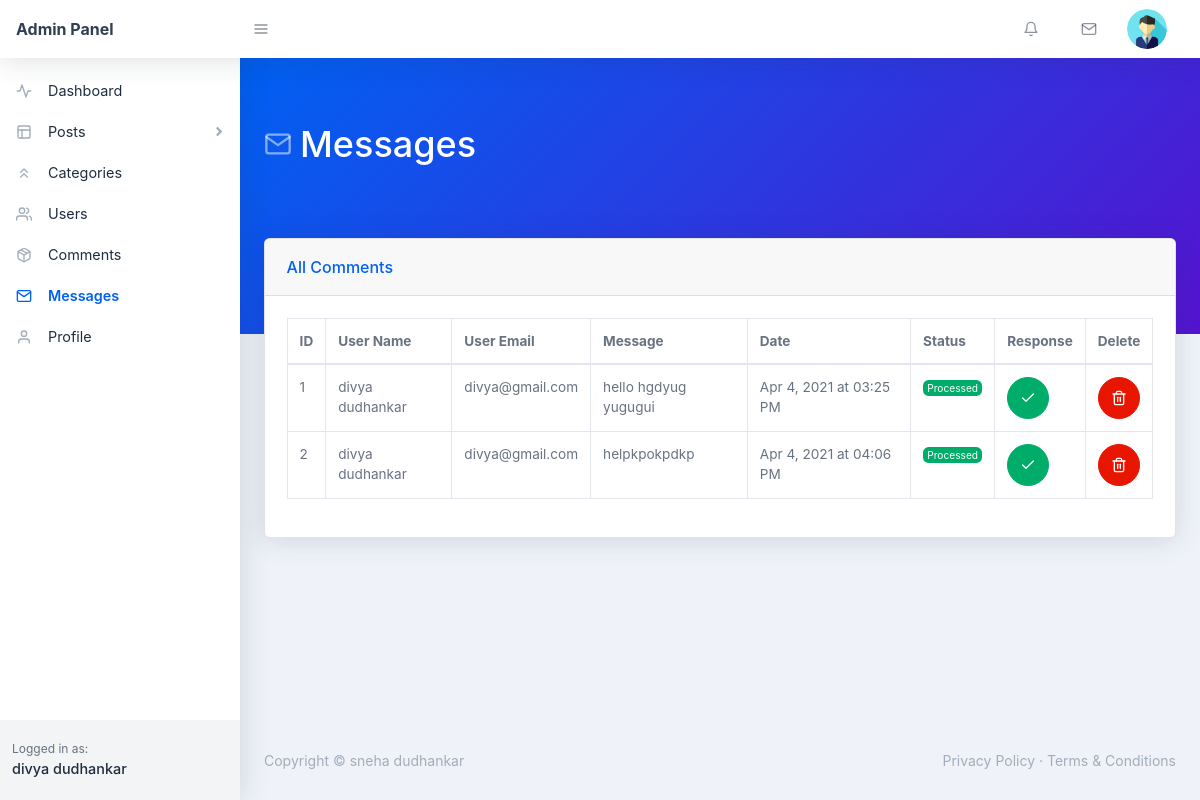
Page /backend/messages.php (signed in) on the committed database.
### tables this page shows
CREATE TABLE `users` (
  `user_id` int(11) NOT NULL,
  `user_name` varchar(255) NOT NULL,
  `user_nickname` varchar(255) NOT NULL,
  `user_email` varchar(255) NOT NULL,
  `user_password` varchar(255) NOT NULL,
  `user_photo` text NOT NULL,
  `registered_on` varchar(255) NOT NULL,
  `user_role` varchar(255) NOT NULL DEFAULT 'Subscriber'
);

CREATE TABLE `messages` (
  `ms_id` int(11) NOT NULL,
  `reply` varchar(255) NOT NULL,
  `ms_username` varchar(255) NOT NULL,
  `ms_useremail` varchar(255) NOT NULL,
  `ms_detail` text NOT NULL,
  `ms_date` varchar(255) NOT NULL,
  `ms_status` varchar(255) NOT NULL DEFAULT 'pending',
  `ms_state` int(11) NOT NULL DEFAULT 0
);

### backend/messages.php (the view, shortened to what this page needs)
<?php require_once('./includes/header.php'); ?>
    <body class="nav-fixed">
        <?php require_once('./includes/top-navbar.php'); ?>
        <div id="layoutSidenav">
            <div id="layoutSidenav_nav">
                <?php
                    $curr_page = basename(__FILE__);
                    require_once("./includes/left-sidebar.php");
                ?>
            </div>
            <div id="layoutSidenav_content">
                <main>
                    <div class="page-header pb-10 page-header-dark bg-gradient-primary-to-secondary">
                        <div class="container-fluid">
                            <div class="page-header-content">
                                <h1 class="page-header-title">
                                    <div class="page-header-icon"><i data-feather="mail"></i></div>
                                    <span>Messages</span>
                                </h1>
                            </div>
                        </div>
                    </div>
                    <div class="container-fluid mt-n10">
                        <div class="card mb-4">
                            <div class="card-header">All Comments</div>
                            <div class="card-body">
                                <div class="datatable table-responsive">
                                    <table class="table table-bordered table-hover" id="dataTable" width="100%" cellspacing="0">
                                        <thead>
                                            <tr>
                                                <th>ID</th>
                                                <th>User Name</th>
                                                <th>User Email</th>
                                                <th>Message</th>
                                                <th>Date</th>
                                                <th>Status</th>
                                                <th>Response</th>
                                                <th>Delete</th>
                                            </tr>
                                        </thead>
                                        <tbody>
                                            <?php
                                                $sql = "SELECT * FROM messages";
                                                $stmt = $pdo->prepare($sql);
                                                $stmt->execute();
                                                while($ms = $stmt->fetch(PDO::FETCH_ASSOC)) {
                                                    $ms_id = $ms['ms_id'];
                                                    $ms_username = $ms['ms_username'];
                                                    $ms_useremail = $ms['ms_useremail'];
                                                    $ms_detail = substr($ms['ms_detail'], 0, 20);
                                                    $ms_status = $ms['ms_status'];
                                                    $ms_date = $ms['ms_date'];
                                                    $ms_state = $ms['ms_state']; ?>
                                                        <tr>
                                                            <td><?php echo $ms_id; ?></td>
                                                            <td>
                                                                <?php echo $ms_username; ?>
                                                            </td>
                                                            <td>
                                                                <?php echo $ms_useremail; ?>
                                                            </td>
                                                            <td><?php echo $ms_detail; ?></td>
                                                            <td><?php echo $ms_date; ?></td>
                                                            <td>
                                                                <div class="badge badge-<?php echo $ms_status=="pending"?"warning":"success"; ?>">
                                                                    <?php echo $ms_status; ?>
                                                                </div>
                                                            </td>
                                                            <td>
                                                                <?php
                                                                    if($ms_state == 0) { ?>
                                                                        <form action="reply.php" method="POST">
                                                                            <input type="hidden" name="id" value="<?php echo $ms_id; ?>" >
                                                                            <button name="response" type="submit" class="btn btn-success btn-icon"><i data-feather="mail"></i></button>
                                                                        </form>
                                                                   <?php } else { ?>
                                                                        <button title="Already responded!" class="btn btn-success btn-icon"><i data-feather="check"></i></button>
                                                                   <?php }
                                                                ?>
                                                            </td>
                                                            <td>
                                                                <form action="messages.php" method="POST">
                                                                    <button name="delete" type="submit" class="btn btn-red btn-icon"><i data-feather="trash-2"></i></button>
                                                                </form>
                                                            </td>
                                                        </tr>
                                                <?php }
                                            ?>
                                        </tbody>
                                    </table>
                                </div>
                            </div>
                        </div>
                    </div>
                </main>
<?php require_once('./includes/footer.php'); ?>

### backend/includes/top-navbar.php (shortened to what this page needs)
<nav class="topnav navbar navbar-expand shadow navbar-light bg-white" id="sidenavAccordion">
    <a class="navbar-brand d-none d-sm-block" href="index.php">Admin Panel</a><button class="btn btn-icon btn-transparent-dark order-1 order-lg-0 mr-lg-2" id="sidebarToggle" href="#"><i data-feather="menu"></i></button>
    <ul class="navbar-nav align-items-center ml-auto">
        <li class="nav-item dropdown no-caret mr-3 dropdown-notifications">
            <a class="btn btn-icon btn-transparent-dark dropdown-toggle" id="navbarDropdownAlerts" href="comments.php" role="button" data-toggle="dropdown" aria-haspopup="true" aria-expanded="false">
                <i data-feather="bell"></i>
            </a>
        </li>
        <li class="nav-item dropdown no-caret mr-3 dropdown-notifications">
            <a class="btn btn-icon btn-transparent-dark dropdown-toggle" id="navbarDropdownMessages" href="#" role="button" data-toggle="dropdown" aria-haspopup="true" aria-expanded="false">
                <i data-feather="mail"></i>
            </a>
        </li>
        <?php
            if(isset($_COOKIE['_uid_'])) {
                $user_id = base64_decode($_COOKIE['_uid_']);
            } else if(isset($_SESSION['user_id'])) {
                $user_id = $_SESSION['user_id'];
            } else {
                $user_id = -1;
            }
            $sql = "SELECT * FROM users WHERE user_id = :id";
            $stmt = $pdo->prepare($sql);
            $stmt->execute([
                ':id' => $user_id
            ]);
            $user = $stmt->fetch(PDO::FETCH_ASSOC);
            $user_photo = $user['user_photo'];
        ?>
        <li class="nav-item dropdown no-caret mr-3 dropdown-user">
            <a class="btn btn-icon btn-transparent-dark dropdown-toggle" id="navbarDropdownUserImage" href="javascript:void(0);" role="button" data-toggle="dropdown" aria-haspopup="true" aria-expanded="false"><img class="img-fluid" src="./assets/img/<?php echo $user_photo; ?>"/></a>
        </li>
    </ul>
</nav>

### backend/includes/left-sidebar.php (shortened to what this page needs)
<nav class="sidenav shadow-right sidenav-light">
    <div class="sidenav-menu">
        <div class="nav accordion" id="accordionSidenav">
            <?php
                if($curr_page == 'index.php') { ?>
                    <a class="nav-link collapsed pt-4 active" href="index.php">
                        <div class="nav-link-icon"><i data-feather="activity"></i></div>
                        Dashboard
                    </a>
                <?php } else { ?>
                    <a class="nav-link collapsed pt-4" href="index.php">
                        <div class="nav-link-icon"><i data-feather="activity"></i></div>
                        Dashboard
                    </a>
                <?php }
            ?>
            <?php
                if($curr_page == "all-posts.php" || $curr_page == 'new-page.php') { ?>
                    <a class="nav-link" href="javascript:void(0);" data-toggle="collapse" data-target="#collapseLayouts" aria-expanded="true" aria-controls="collapseLayouts"><div class="nav-link-icon"><i data-feather="layout"></i></div>
                        Posts
                        <div class="sidenav-collapse-arrow"><i class="fas fa-angle-down"></i></div>
                    </a>
                    <div class="collapse show" id="collapseLayouts" data-parent="#accordionSidenav">
                        <nav class="sidenav-menu-nested nav accordion" id="accordionSidenavLayout">
                            <a class="nav-link" href="all-post.php">All Posts</a>
                            <a class="nav-link" href="add-new.php">Add New Post</a>
                        </nav>
                    </div>
               <?php } else { ?>
                    <a class="nav-link collapsed" href="javascript:void(0);" data-toggle="collapse" data-target="#collapseLayouts" aria-expanded="false" aria-controls="collapseLayouts"><div class="nav-link-icon"><i data-feather="layout"></i></div>
                        Posts
                        <div class="sidenav-collapse-arrow"><i class="fas fa-angle-down"></i></div>
                    </a>
               <?php }
            ?>
            <?php
                if($curr_page == 'new-category.php' || $curr_page == 'categories.php' || $curr_page == 'edit-category.php') { ?>
                    <a class="nav-link active" href="categories.php" ><div class="nav-link-icon"><i data-feather="chevrons-up"></i></div>
                        Categories
                    </a>
               <?php } else { ?>
                    <a class="nav-link" href="categories.php" ><div class="nav-link-icon"><i data-feather="chevrons-up"></i></div>
                        Categories
                    </a>
               <?php }
            ?>
            <?php
                if($curr_page == 'user-update.php' || $curr_page == 'new-user.php' || $curr_page == 'users.php') { ?>
                    <a class="nav-link active" href="users.php" ><div class="nav-link-icon"><i data-feather="users"></i></div>
                        Users
                    </a>
                <?php } else { ?>
                    <a class="nav-link" href="users.php" ><div class="nav-link-icon"><i data-feather="users"></i></div>
                        Users
                    </a>
                <?php }
            ?>
            <a class="nav-link" href="comments.php" ><div class="nav-link-icon"><i data-feather="package"></i></div>
                Comments
            </a>
            <?php
                if($curr_page == 'messages.php' || $curr_page == 'reply.php') { ?>
                    <a class="nav-link active" href="messages.php" ><div class="nav-link-icon"><i data-feather="mail"></i></div>
                        Messages
                    </a>
               <?php } else { ?>
                    <a class="nav-link" href="messages.php" ><div class="nav-link-icon"><i data-feather="mail"></i></div>
                        Messages
                    </a>
              <?php }
            ?>
            <a class="nav-link" href="profile.php" ><div class="nav-link-icon"><i data-feather="user"></i></div>
                Profile
            </a>
        </div>
    </div>
    <div class="sidenav-footer">
        <div class="sidenav-footer-content">
            <div class="sidenav-footer-subtitle">Logged in as:</div>
            <?php
                if(isset($_COOKIE['_uid_'])) {
                    $user_id = base64_decode($_COOKIE['_uid_']);
                } else if(isset($_SESSION['user_id'])) {
                    $user_id = $_SESSION['user_id'];
                } else {
                    $user_id = -1;
                }
                $sql = "SELECT * FROM users WHERE user_id = :id";
                $stmt = $pdo->prepare($sql);
                $stmt->execute([
                    ':id' => $user_id
                ]);
                $user = $stmt->fetch(PDO::FETCH_ASSOC);
                $user_name = $user['user_name'];
            ?>
            <div class="sidenav-footer-title"><?php echo $user_name; ?></div>
        </div>
    </div>
</nav>

### rows in the picture
users: user_photo (placeholder picture), user_name "divya dudhankar"
messages: ms_id "1", ms_username "divya dudhankar", ms_useremail "divya@gmail.com", ms_detail "hello hgdyug yugugui", ms_date "Apr 4, 2021 at 03:25 PM", ms_status "Processed", ms_state 1 (drawn)
messages: ms_id "2", ms_username "divya dudhankar", ms_useremail "divya@gmail.com", ms_detail "helpkpokpdkp", ms_date "Apr 4, 2021 at 04:06 PM", ms_status "Processed", ms_state 1 (drawn)
